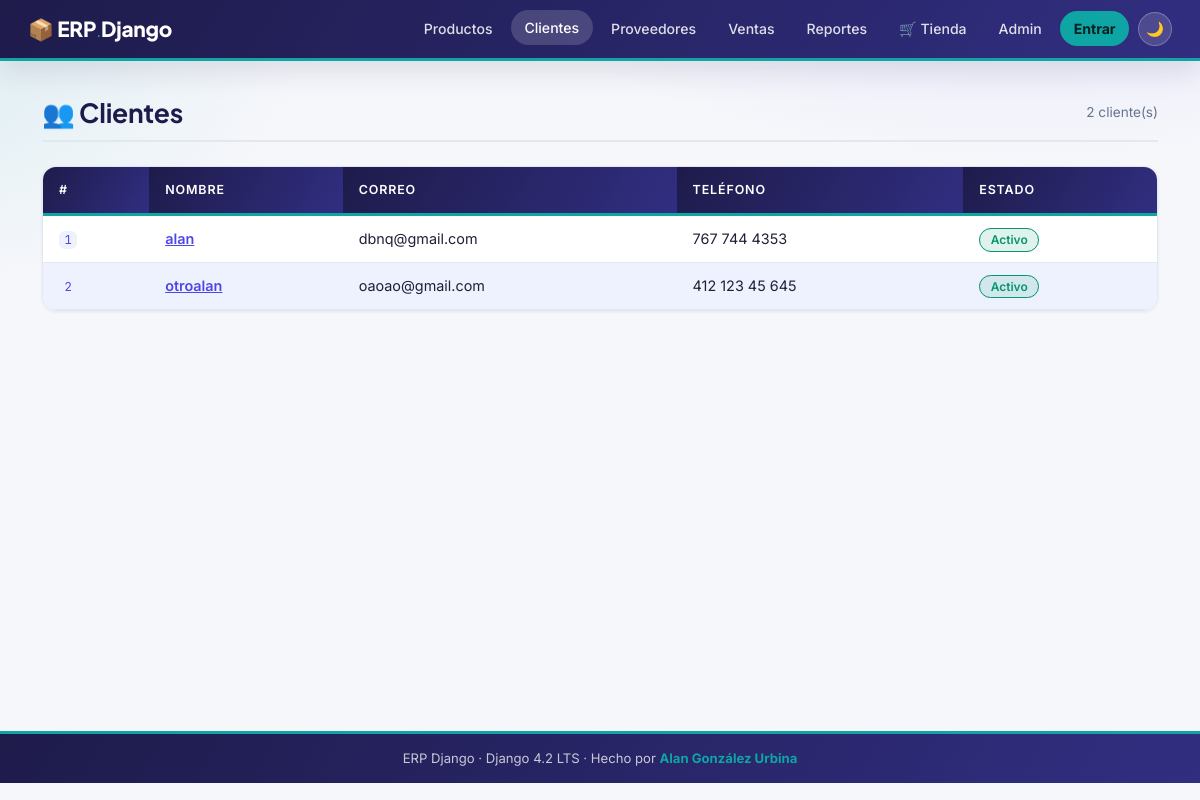
/clientes/, run on an earlier commit of the app's database.
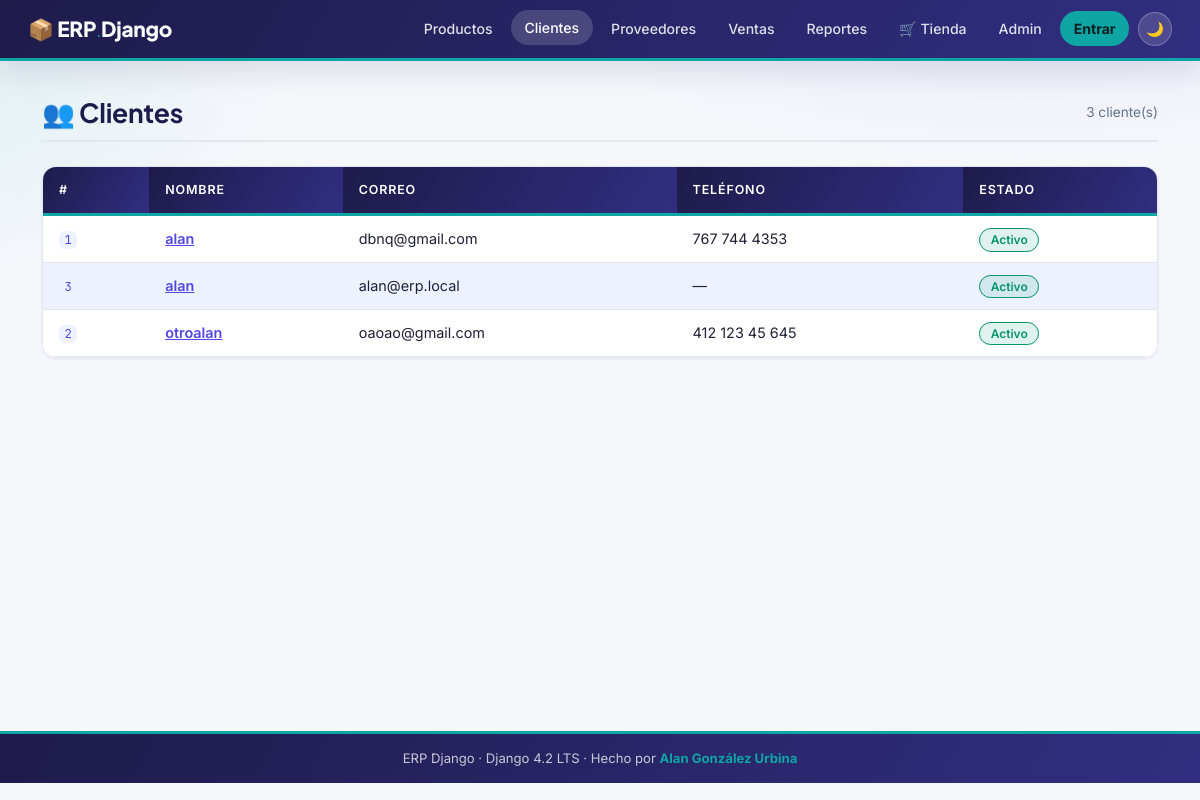
And on a later commit of the database.
### clientes/models.py (models this page shows, shortened)
class Cliente(models.Model):
    nombre   = models.CharField(
        max_length=150, verbose_name='Nombre'
    )
    correo   = models.EmailField(
        unique=True, verbose_name='Correo electrónico'
    )
    telefono = models.CharField(
        max_length=20, blank=True, verbose_name='Teléfono'
    )
    activo   = models.BooleanField(
        default=True, verbose_name='Activo'
    )
    creado   = models.DateTimeField(
        auto_now_add=True, verbose_name='Fecha de registro'
    )
    class Meta:
        verbose_name        = 'Cliente'
        verbose_name_plural = 'Clientes'
        ordering            = ['nombre']

### clientes/views.py (the view)
# urls.py: path('',                          views.ClienteListView.as_view(),   name='lista'),
class ClienteListView(ListView):
    model               = Cliente
    template_name       = 'clientes/lista.html'
    context_object_name = 'clientes'
    paginate_by         = 20
    def get_queryset(self):
        return Cliente.objects.filter(activo=True).order_by('nombre')

### catalogo/context_processors.py (called while the page is built)
def carrito_info(request) -> dict[str, Any]:
    carrito = request.session.get('carrito', {})
    total_items     = sum(
        int(item.get('cantidad', 0)) for item in carrito.values()
    )
    total_productos = len(carrito)
    return {
        'carrito_total_items':     total_items,
        'carrito_total_productos': total_productos,
    }

### clientes/templates/clientes/lista.html (shortened to what this page needs)
{% extends "base.html" %}
{% block nav_clientes %}active{% endblock %}
{% block content %}
<div class="erp-page-title">
    <h2>👥 Clientes</h2>
    <span style="margin-left:auto;color:var(--clr-muted);font-size:.85rem;">
        {{ page_obj.paginator.count }} cliente(s)
    </span>
</div>
{% if clientes %}
<table class="erp-table">
    <thead>
        <tr>
            <th>#</th><th>Nombre</th><th>Correo</th>
            <th>Teléfono</th><th>Estado</th>
        </tr>
    </thead>
    <tbody>
        {% for c in clientes %}
        <tr>
            <td><code>{{ c.pk }}</code></td>
            <td>
                <a href="{% url 'clientes:detalle' c.pk %}"
                   style="color:var(--clr-royal);font-weight:600;">
                    {{ c.nombre }}
                </a>
            </td>
            <td>{{ c.correo }}</td>
            <td>{{ c.telefono|default:"—" }}</td>
            <td>
                {% if c.activo %}
                    <span class="badge-erp-active">Activo</span>
                {% else %}
                    <span class="badge-erp-inactive">Inactivo</span>
                {% endif %}
            </td>
        </tr>
        {% endfor %}
    </tbody>
</table>
{% else %}
<div class="erp-alert-info">No hay clientes registrados aún.</div>
{% endif %}
{% endblock %}

What changed in the data, as far as the page shows it:
added Cliente: pk "3", nombre "alan", correo "alan@erp.local", telefono "—", activo "Activo"
Also different on the page:
{{ page_obj.paginator.count }}: "2" → "3"
